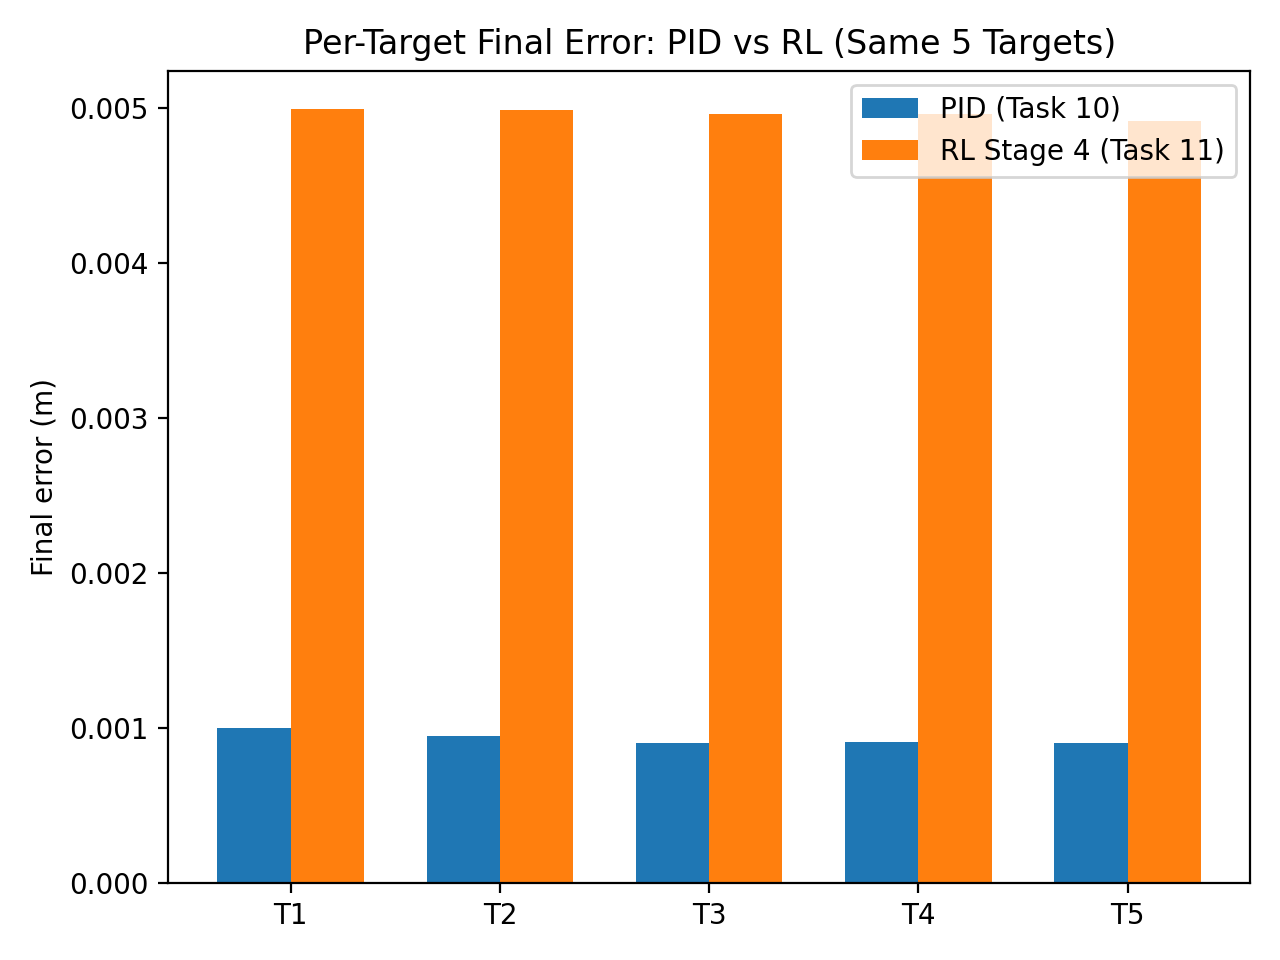

This chart was generated by the following Python code:
"""
comparison_per_target_error.py

Compares PID vs RL final positioning error on the SAME 5 fixed targets.
Outputs:
- comparison_per_target_error.png
"""

import numpy as np
import matplotlib.pyplot as plt


def main():
    targets = ["T1", "T2", "T3", "T4", "T5"]

    # PID per-target final errors (m) from Task 10 output
    pid_err = np.array([0.000995, 0.000949, 0.000900, 0.000906, 0.000900], dtype=float)

    # RL per-target final errors (m) from Task 11 GIF demo output
    rl_err = np.array([0.004993, 0.004986, 0.004966, 0.004966, 0.004920], dtype=float)

    x = np.arange(len(targets))
    w = 0.35

    plt.figure()
    plt.bar(x - w/2, pid_err, width=w, label="PID (Task 10)")
    plt.bar(x + w/2, rl_err, width=w, label="RL Stage 4 (Task 11)")

    plt.xticks(x, targets)
    plt.ylabel("Final error (m)")
    plt.title("Per-Target Final Error: PID vs RL (Same 5 Targets)")
    plt.legend(loc="best")
    plt.tight_layout()
    plt.savefig("comparison_per_target_error.png", dpi=200)
    plt.close()

    print("Saved: comparison_per_target_error.png")
    print("PID errors:", pid_err)
    print("RL errors :", rl_err)


if __name__ == "__main__":
    main()
